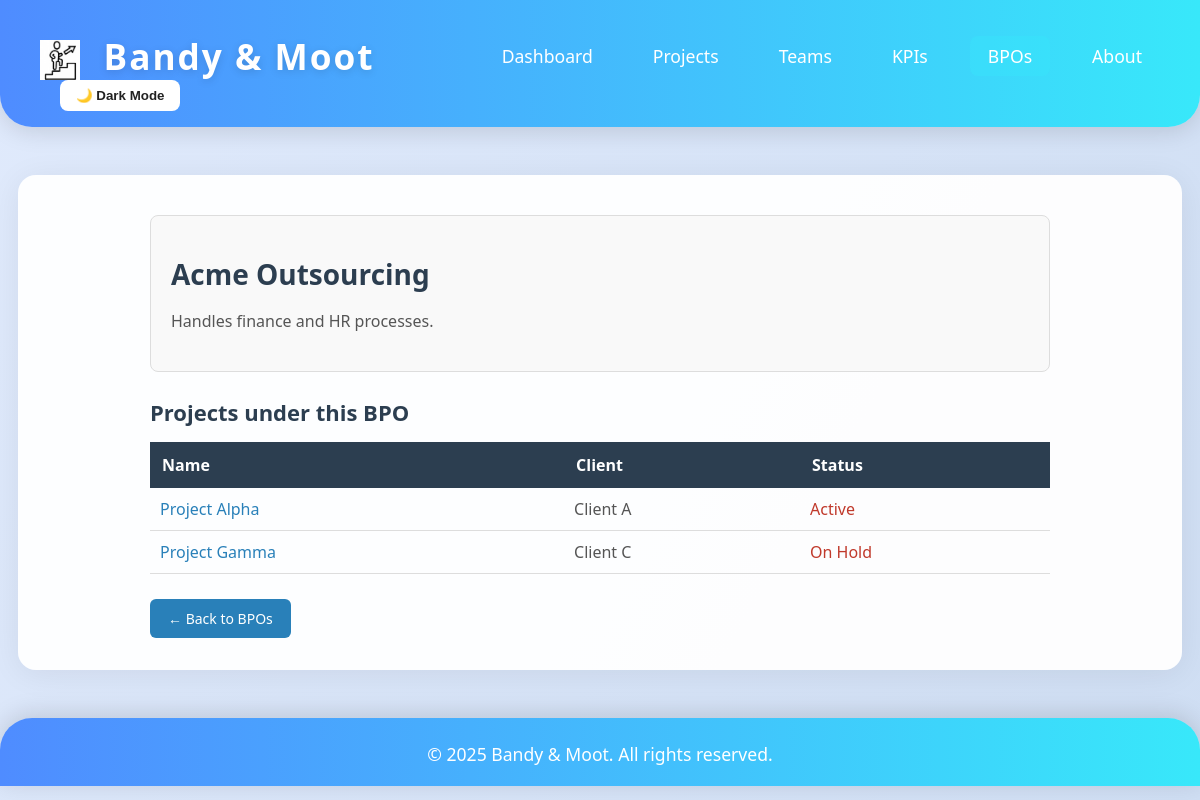
The page /bpos/1/ on the database as committed earlier.
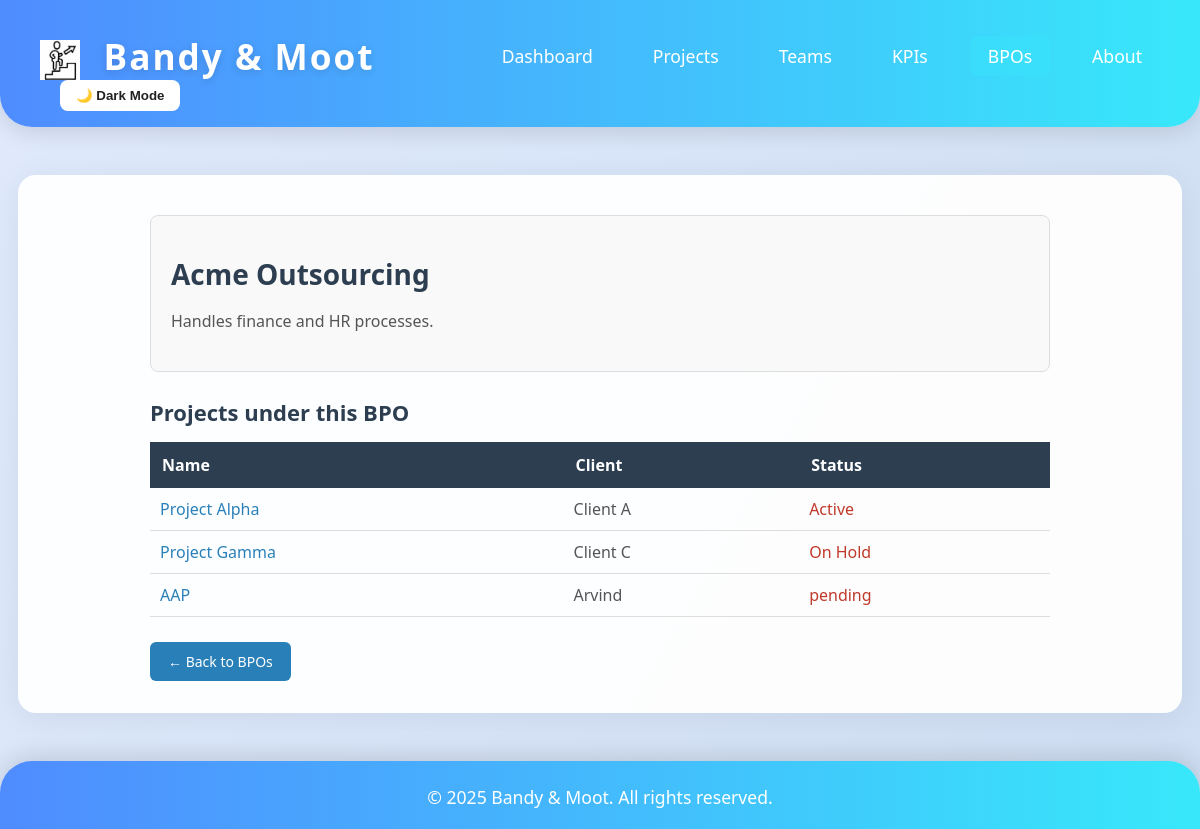
The same page on the database as committed later.
### dashboard/models.py (models this page shows, shortened)
class Project(models.Model):
	name = models.CharField(max_length=100)
	client = models.CharField(max_length=100)
	status = models.CharField(max_length=50)
	start_date = models.DateField()
	end_date = models.DateField(null=True, blank=True)
	bpo = models.ForeignKey(BPO, on_delete=models.SET_NULL, null=True, blank=True)

### dashboard/views.py (the view)
# urls.py: path('bpos/<int:pk>/', views.bpo_detail, name='bpo_detail'),
def bpo_detail(request, pk):
    bpo = get_object_or_404(BPO, pk=pk)
    projects = Project.objects.filter(bpo=bpo)
    return render(request, 'dashboard/bpo_detail.html', {'bpo': bpo, 'projects': projects})

### dashboard/templates/dashboard/bpo_detail.html (shortened to what this page needs)
{% extends 'dashboard/base.html' %}
{% block content %}
<div style="max-width: 900px; margin: 0 auto;">
    <div style="margin-bottom: 25px; padding: 20px; border: 1px solid #ddd; border-radius: 8px; background: #f9f9f9;">
        <h1 style="margin-bottom: 10px; font-size: 28px; color: #2c3e50;">{{ bpo.name }}</h1>
        <p style="font-size: 16px; line-height: 1.6; color: #555;">{{ bpo.description }}</p>
    </div>
    <h2 style="margin-bottom: 15px; font-size: 22px; color: #2c3e50;">Projects under this BPO</h2>
    <table style="width: 100%; border-collapse: collapse; margin-bottom: 25px;">
        <thead>
            <tr style="background: #2c3e50; color: #fff;">
                <th style="text-align: left; padding: 12px;">Name</th>
                <th style="text-align: left; padding: 12px;">Client</th>
                <th style="text-align: left; padding: 12px;">Status</th>
            </tr>
        </thead>
        <tbody>
            {% for project in projects %}
            <tr style="border-bottom: 1px solid #ddd;">
                <td style="padding: 10px;">
                    <a href="/projects/{{ project.id }}/" style="color: #2980b9; text-decoration: none; font-weight: 500;">
                        {{ project.name }}
                    </a>
                </td>
                <td style="padding: 10px; color: #555;">{{ project.client }}</td>
                <td style="padding: 10px; color: {% if project.status == 'Completed' %}green{% elif project.status == 'In Progress' %}#e67e22{% else %}#c0392b{% endif %}; font-weight: 500;">
                    {{ project.status }}
                </td>
            </tr>
            {% empty %}
            <tr>
                <td colspan="3" style="text-align: center; padding: 12px; color: #888;">No projects found for this BPO.</td>
            </tr>
            {% endfor %}
        </tbody>
    </table>
    <a href="/bpos/" style="display: inline-block; padding: 10px 18px; background: #2980b9; color: #fff; border-radius: 6px; text-decoration: none; font-size: 14px;">
        &larr; Back to BPOs
    </a>
</div>
{% endblock %}

Rows that differ between the two databases and show on the page:
added Project: name "AAP", client "Arvind", status "pending"
